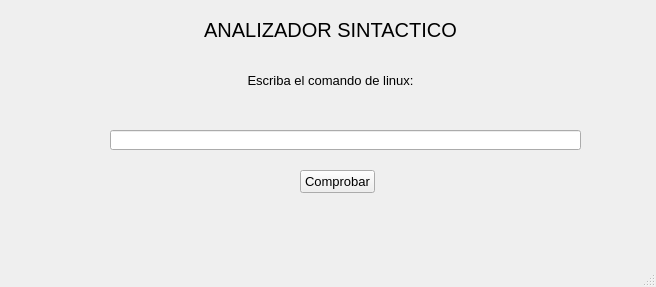
<?xml version="1.0" encoding="UTF-8"?>
<ui version="4.0">
 <class>MainWindow</class>
 <widget class="QMainWindow" name="MainWindow">
  <property name="geometry">
   <rect>
    <x>0</x>
    <y>0</y>
    <width>656</width>
    <height>287</height>
   </rect>
  </property>
  <property name="windowTitle">
   <string>MainWindow</string>
  </property>
  <widget class="QWidget" name="centralwidget">
   <widget class="QLabel" name="label">
    <property name="geometry">
     <rect>
      <x>200</x>
      <y>20</y>
      <width>261</width>
      <height>20</height>
     </rect>
    </property>
    <property name="font">
     <font>
      <pointsize>15</pointsize>
     </font>
    </property>
    <property name="text">
     <string>ANALIZADOR SINTACTICO</string>
    </property>
    <property name="alignment">
     <set>Qt::AlignCenter</set>
    </property>
   </widget>
   <widget class="QLineEdit" name="lineEdit">
    <property name="geometry">
     <rect>
      <x>110</x>
      <y>130</y>
      <width>471</width>
      <height>20</height>
     </rect>
    </property>
    <property name="font">
     <font>
      <pointsize>9</pointsize>
     </font>
    </property>
   </widget>
   <widget class="QLabel" name="label_2">
    <property name="geometry">
     <rect>
      <x>230</x>
      <y>70</y>
      <width>201</width>
      <height>20</height>
     </rect>
    </property>
    <property name="font">
     <font>
      <pointsize>10</pointsize>
     </font>
    </property>
    <property name="text">
     <string>Escriba el comando de linux:</string>
    </property>
    <property name="alignment">
     <set>Qt::AlignCenter</set>
    </property>
   </widget>
   <widget class="QLabel" name="message">
    <property name="geometry">
     <rect>
      <x>180</x>
      <y>230</y>
      <width>311</width>
      <height>21</height>
     </rect>
    </property>
    <property name="font">
     <font>
      <pointsize>10</pointsize>
     </font>
    </property>
    <property name="text">
     <string/>
    </property>
    <property name="alignment">
     <set>Qt::AlignCenter</set>
    </property>
   </widget>
   <widget class="QPushButton" name="pushButton">
    <property name="geometry">
     <rect>
      <x>300</x>
      <y>170</y>
      <width>75</width>
      <height>23</height>
     </rect>
    </property>
    <property name="font">
     <font>
      <pointsize>10</pointsize>
     </font>
    </property>
    <property name="text">
     <string>Comprobar</string>
    </property>
   </widget>
  </widget>
  <widget class="QStatusBar" name="statusbar"/>
 </widget>
 <resources/>
 <connections/>
</ui>
